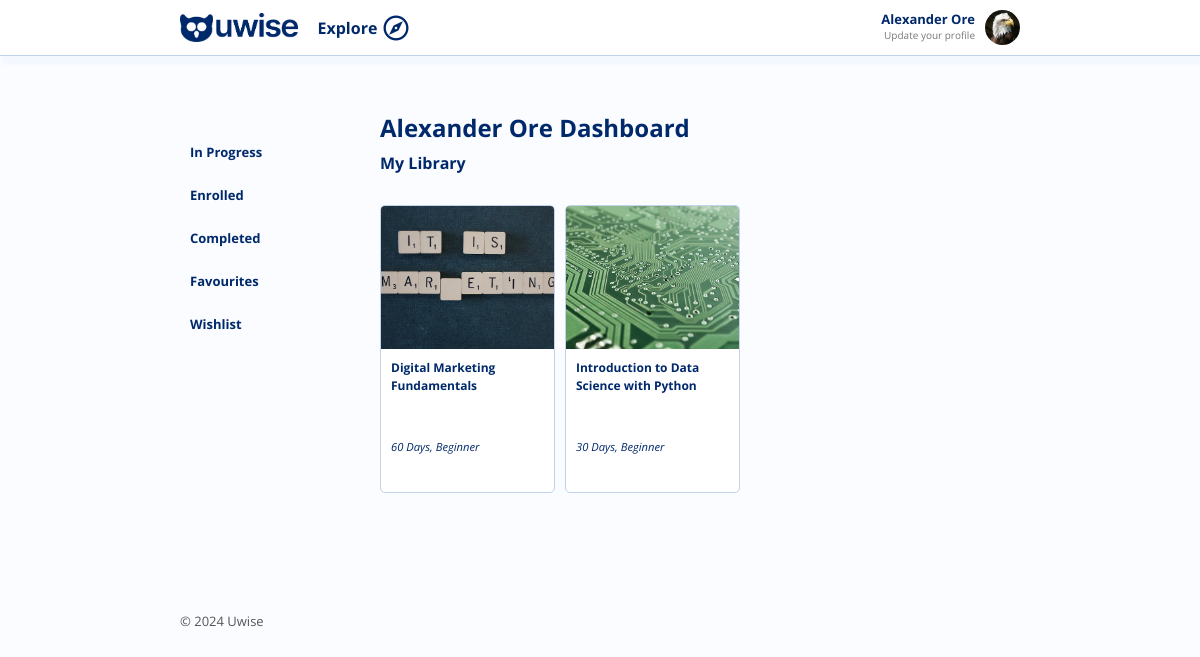
/dashboard (signed in), run on the app's committed database.
### authAPI/models.py (models this page shows, shortened)
class User(AbstractUser):
    email = models.EmailField(max_length=100, unique=True)
    username = models.CharField(max_length=100, unique=True, null=True, blank=True)
    first_name = models.CharField(max_length=100, null=False, blank=False)
    last_name = models.CharField(max_length=100, null=False, blank=False)
    gender = models.CharField(max_length=20, default='', null=True, blank=True)
    phone = models.CharField(max_length=15, default='', null=True, blank=True)
    age = models.IntegerField(null=True, blank=True)
    state = models.CharField(max_length=100, default='', null=True, blank=True)
    marital_status = models.CharField(max_length=20, default='', null=True, blank=True)
    country = models.CharField(max_length=100, default='', blank=True)
    address = models.CharField(max_length=100, default='', blank=True)
    city = models.CharField(max_length=100, default='', blank=True)
    postal_code = models.CharField(max_length=10, default='', blank=True)
    image = models.ImageField(upload_to='users', null=True, blank=True)
    current_work_field = models.CharField(max_length=100, default='', blank=True)
    desired_work_field = models.CharField(max_length=100, default='', blank=True)
    current_job_title = models.CharField(max_length=100, default='', blank=True)
    desired_job_title = models.CharField(max_length=100, default='', blank=True)
    academic_level = models.CharField(max_length=100, default='', blank=True)
    years_of_experience = models.IntegerField(null=True, blank=True)
    bio = models.TextField(max_length=2000, default='', null=True, blank=True)
    organization = models.CharField(max_length=100, default='', null=True, blank=True)
    USERNAME_FIELD = 'email'
    REQUIRED_FIELDS = [
        'first_name',
        'last_name',
    ]
    objects = CustomUserManager()
    '''
    Generate username from user provided email
    '''

### courseAPI/models.py (models this page shows, shortened)
class UserCourse(models.Model):
    user = models.ForeignKey(User, on_delete=models.CASCADE, related_name='course_owner', null=False, blank=False)
    course = models.ForeignKey(Course, on_delete=models.CASCADE, related_name='course')
    date = models.DateTimeField(auto_now_add=True)
    class Meta:
        unique_together = ('user', 'course')

class Course(models.Model):
    title = models.CharField(max_length=200, null=False, blank=False)
    excerpt = models.TextField(null=False, blank=False)
    description = models.TextField(blank=False, null=False)
    welcome_note = models.TextField(blank=True, null=True)
    intro_video = models.URLField(blank=True, null=True)
    community_link1 = models.URLField(blank=True, null=True)
    community_link2 = models.URLField(blank=True, null=True)
    duration = models.IntegerField(blank=False, null=False)
    image = models.ImageField(upload_to='courses', null=False, blank=False)
    image_link = models.URLField(null=True, blank=True)
    field = models.ForeignKey('Field', on_delete=models.CASCADE)
    price = models.DecimalField(max_digits=9, decimal_places=2, null=False, blank=False)
    class_interval = models.IntegerField(blank=False, null=False)
    language = models.CharField(max_length=200, null=True, blank=True)
    organization = models.ForeignKey(Organization, on_delete=models.SET_NULL, swappable=True, null=True, blank=True)
    level = models.ForeignKey('CourseLevel', on_delete=models.SET_NULL, null=True, blank=True,
                              related_name='course_level')
    skills = models.TextField(null=True, blank=True)
    tags = models.CharField(max_length=200, null=True, blank=True)
    objectives = models.TextField(blank=True, null=True)
    next_start_date = models.DateTimeField(null=True, blank=True)
    is_active = models.BooleanField(default=True)
    date_created = models.DateTimeField(auto_now=True)
    class Meta:
        ordering = ('-date_created', 'is_active', 'next_start_date')

class CourseLevel(models.Model):
    title = models.CharField(max_length=50, null=False, blank=False)
    description = models.CharField(max_length=200, null=True, blank=True)
    is_active = models.BooleanField(default=True)
    date = models.DateField(auto_now=True)
    class Meta:
        ordering = ('-date',)
    def __str__(self):
        return self.title

### web/views.py (the view)
# urls.py: path('dashboard', view=DashboardView.as_view(), name='dashboard'),
class DashboardView(BaseView):
    template_name = 'dashboard.html'
    def get(self, request, *args, **kwargs):
        if not request.user.is_authenticated:
            return redirect('login')
        q = request.GET.get('q')
        fields = courseAPI.models.Field.objects.all()
        courses = courseAPI.models.UserCourse.objects.filter(user=request.user).all().order_by('-date')
        data = self.get_context_data()
        data['q'] = q
        data['courses'] = courses
        data['page'] = 'explore'
        context = {'data': data}
        return render(request, self.template_name, context)

### courseAPI/models.py (called while the page is built)
    def __str__(self):
        return self.title

### web/models.py (called while the page is built)
    def __str__(self):
        return self.url_name

### web/templates/dashboard.html (shortened to what this page needs)
{% extends 'partials/base.html' %}
{% load static %}
{% block content %}
    <div class="content">
        <div class="courses-content">
            <nav class="filters">
                <div class="filter-items">
                    <br>
                    <div class="filter-item-group">
                        <a class="filter-item" href="{% url 'dashboard' %}#">In Progress</a>
                        <a class="filter-item" href="{% url 'dashboard' %}#">Enrolled</a>
                        <a class="filter-item" href="{% url 'dashboard' %}#">Completed</a>
                        <a class="filter-item" href="{% url 'dashboard' %}#">Favourites</a>
                        <a class="filter-item" href="{% url 'dashboard' %}#">Wishlist</a>
                    </div>
                </div>
            </nav>
            <article class="course-list">
                <h2>{{ request.user.get_full_name }} Dashboard</h2>
                <h3>
                    {% if data.q is None %} My Library {% else %} {{ data.q }} {% endif %}
                </h3> <br>
                <div class="course-grid">
                    {% for course in data.courses %}
                        {% include 'widgets/user_course_card.html' with course=course.course %}
                    {% endfor %}
                </div>
            </article>
        </div>
    </div>
{% endblock %}
{% block footer %}
    {% include 'partials/footer_mini.html' %}
{% endblock %}

### web/templates/partials/header.html (shortened to what this page needs)
{% load  static %}
<div id="header-nav" class="header-nav">
    <div class="header-nav-content">
        <div class="header-nav-left">
            <a href="{% url 'home' %}"><img class="logo" src="{% static 'images/uwise.png' %}" alt="Uwise Logo"></a>
            {% if data.page is not 'enroll' %}
                <div class="explore"><a href="{% url 'explore' %}">Explore</a>&nbsp;<span onclick=showMegaMenu() style="cursor:pointer; font-size:30px;" class="material-symbols-outlined">explore</span></div>
            {% endif %}
        </div>
        <div class="header-nav-right">
            {% if user.is_authenticated %}
                <div class="header-profile">
                    <div class="header-profile-details">
                        <b>{{ user.get_full_name | title }}</b>
                        {% if user.current_job_title == '' %} <a href="">Update your profile</a> {% else %} <a href="">{{ user.current_job_title }}</a> {% endif %}
                    </div>
                    <div class="header-profile-image">
                        {% if user.image == '' or user.image is None %}
                            <img src="{% static 'images/profile.png' %}" alt="{{user.get_full_name}}">
                        {% else %}
                            <img src="{{ user.image.url }}" alt="{{user.get_full_name}}">
                        {% endif %}
                    </div>
                </div>
            {% endif %}
        </div>
    </div>
</div>

### web/templates/widgets/user_course_card.html (shortened to what this page needs)
<a href="{% url 'learn' course.id %}/info" class="course-card">
    <div class="course-image">
        {% if course.image_link is not None %}
            <img src="{{course.image_link}}" alt="">
        {% else %}
            <img src="{{course.image.url}}" alt="">
        {% endif %}
    </div>
    <div class="course-details">
        <strong class="course-title">{{course.title}}</strong>
        <div class="course-details-bottom">
            <i class="course-duration">{{course.duration}} Days, {{course.level}}</i>
        </div>
    </div>
</a>

### web/static/css/web.css (style rules this page uses)
:root { --bg-blue: #00296b; --bg-blue-light: #fafcff; --bg-blue-soft: #ebf3ff; --bg-green: #10dc80; --text-blue-dark: var(--bg-blue); --text-blue-light: #a0b0ca; --text-light: #fff; }
html { scroll-behavior: smooth; transition: 0.5s ease-in-out; }
body { font-family: "Open Sans", sans-serif; margin: 0; padding: 0; background: #fafcff; }
h3 { margin: 10px 0; font-size: 1em; color: var(--bg-blue); line-height: 1.2em; }
h2 { margin: 0; font-size: 1.5em; color: var(--bg-blue); }
.header-nav { background: #ffffff; color: var(--bg-blue); padding: 10px 0; font-size: 14px; border-bottom: 1px solid #c3d3ec; box-shadow: 5px 6px 4px 2px #91b3ea11; }
.header-nav-content { display: flex; flex-direction: row; justify-content: space-between; width: 70%; margin: auto; }
.header-nav-left { align-items: center; display: flex; }
.header-nav-left a .logo { max-height: 30px; margin-right: 20px; }
.header-nav-left a { text-decoration: none; color: var(--bg-blue); font-size: 16px; font-weight: bold; display: flex; align-items: center; }
.header-nav-right { align-items: center; display: flex; flex-direction: row; gap: 10px; justify-content: space-between; text-align: right; }
.content { width: 70%; margin: auto; }
.course-card { flex: 0 0 auto; text-decoration: none; width: 175px; height: 36vh; border-radius: 5px; overflow: hidden; box-sizing: border-box; background: #fff; border: 1px solid #c3d3ec; cursor: pointer; color: var(--bg-blue); }
.course-image { height: 50%; }
.course-image img { width: 100%; min-height: 100%; object-fit: cover; }
.course-details { padding: 10px; height: 40%; display: flex; flex-direction: column; justify-content: space-between; }
.course-details i { font-size: 0.7em; }
.course-details strong { font-size: 0.75em; line-height: 1.5em; }
.course-details-bottom { height: 40px; line-height: 25px; }
.explore { display: flex; flex-direction: row; align-items: center; justify-content: space-between; width: 25%; }
.header-profile { display: flex; flex-direction: row; gap: 10px; cursor: pointer; align-content: center; position: relative; }
.header-profile-details { display: flex; flex-direction: column; }
.header-profile a { text-decoration: none; color: #777777; font-size: 10px; }
.header-profile-image { width: 35px; height: 35px; border-radius: 35px; }
.header-profile-image img { width: 35px; height: 35px; border-radius: 35px; }
.course-list { justify-content: space-between; gap: 25px; }
.courses-content { display: flex; flex-direction: row; position: relative; margin-top: 12%; }
.filters { width: 20%; height: 500px; display: flex; flex-direction: column; overflow-y: auto; scroll-behavior: smooth; scrollbar-width: thin; scrollbar-base-color: var(--bg-blue); padding: 10px 20px 0 0; position: relative; }
.course-list { width: 80%; padding: 10px 0 0 20px; }
.course-grid { display: flex; flex-direction: row; width: 100%; flex-wrap: wrap; gap: 10px; margin-bottom: 40px; }
.filter-item-group { display: flex; flex-direction: row; gap: 5px; flex-wrap: wrap; }
.filter-item { width: 100%; font-size: 13px; color: var(--bg-blue); padding: 10px 10px; border-radius: 2px; cursor: pointer; font-weight: bold; text-decoration: none; }
b { font-size: 13px; color: var(--bg-blue); }

### data on the page
User: get_full_name "Alexander Ore", image (picture), user.get_full_name "Alexander Ore"
UserCourse: image (picture), title "Digital Marketing Fundamentals", duration "60", level "Beginner"
UserCourse: image (picture), title "Introduction to Data Science with Python", duration "30", level "Beginner"
